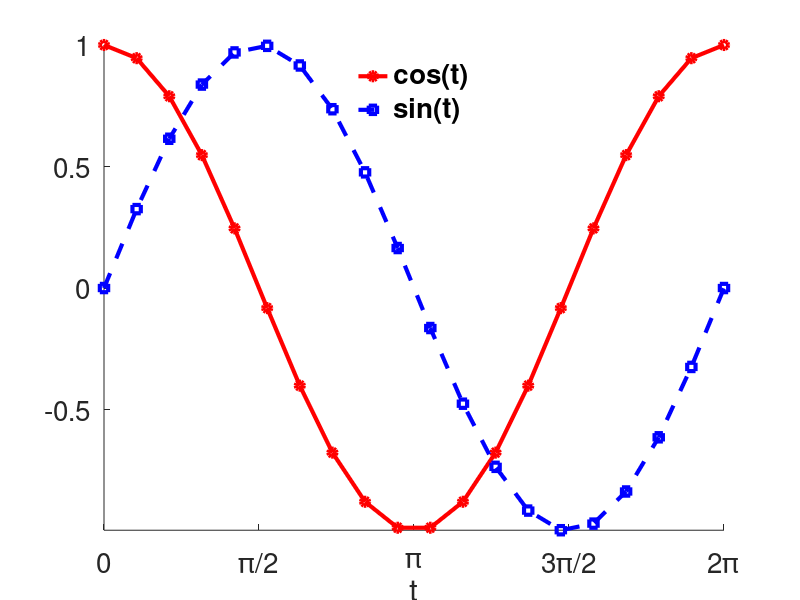

The MATLAB source for this figure:
% Catalizate en Octave - 2019 - FCAI-UNCuyo
% 
% Congreso Nacional de Estudiantes de Ingenieria Quimica (CONEIQ)
%
% Archivo de ordenes: sin_cos_makeup.m

t=linspace(0,2*pi,20)';

figure(1);clf
hold on
plot(t,cos(t),'ro- ','linewidth',3)
plot(t,sin(t),'bs--','linewidth',3)
hold off
axis tight
xlabel('t','fontsize',20)
hlg=legend('cos(t)','sin(t)','location','north');
legend boxoff
set(gca,'fontsize',20)
set(hlg,'fontsize',20,'fontweight','bold')
set(gca,'Xtick',0:pi/2:2*pi)
set(gca,'XtickLabel',{'0','\pi/2','\pi','3\pi/2','2\pi'})
set(gcf,'numbertitle','off','name','Funciones Trigonometricas')

